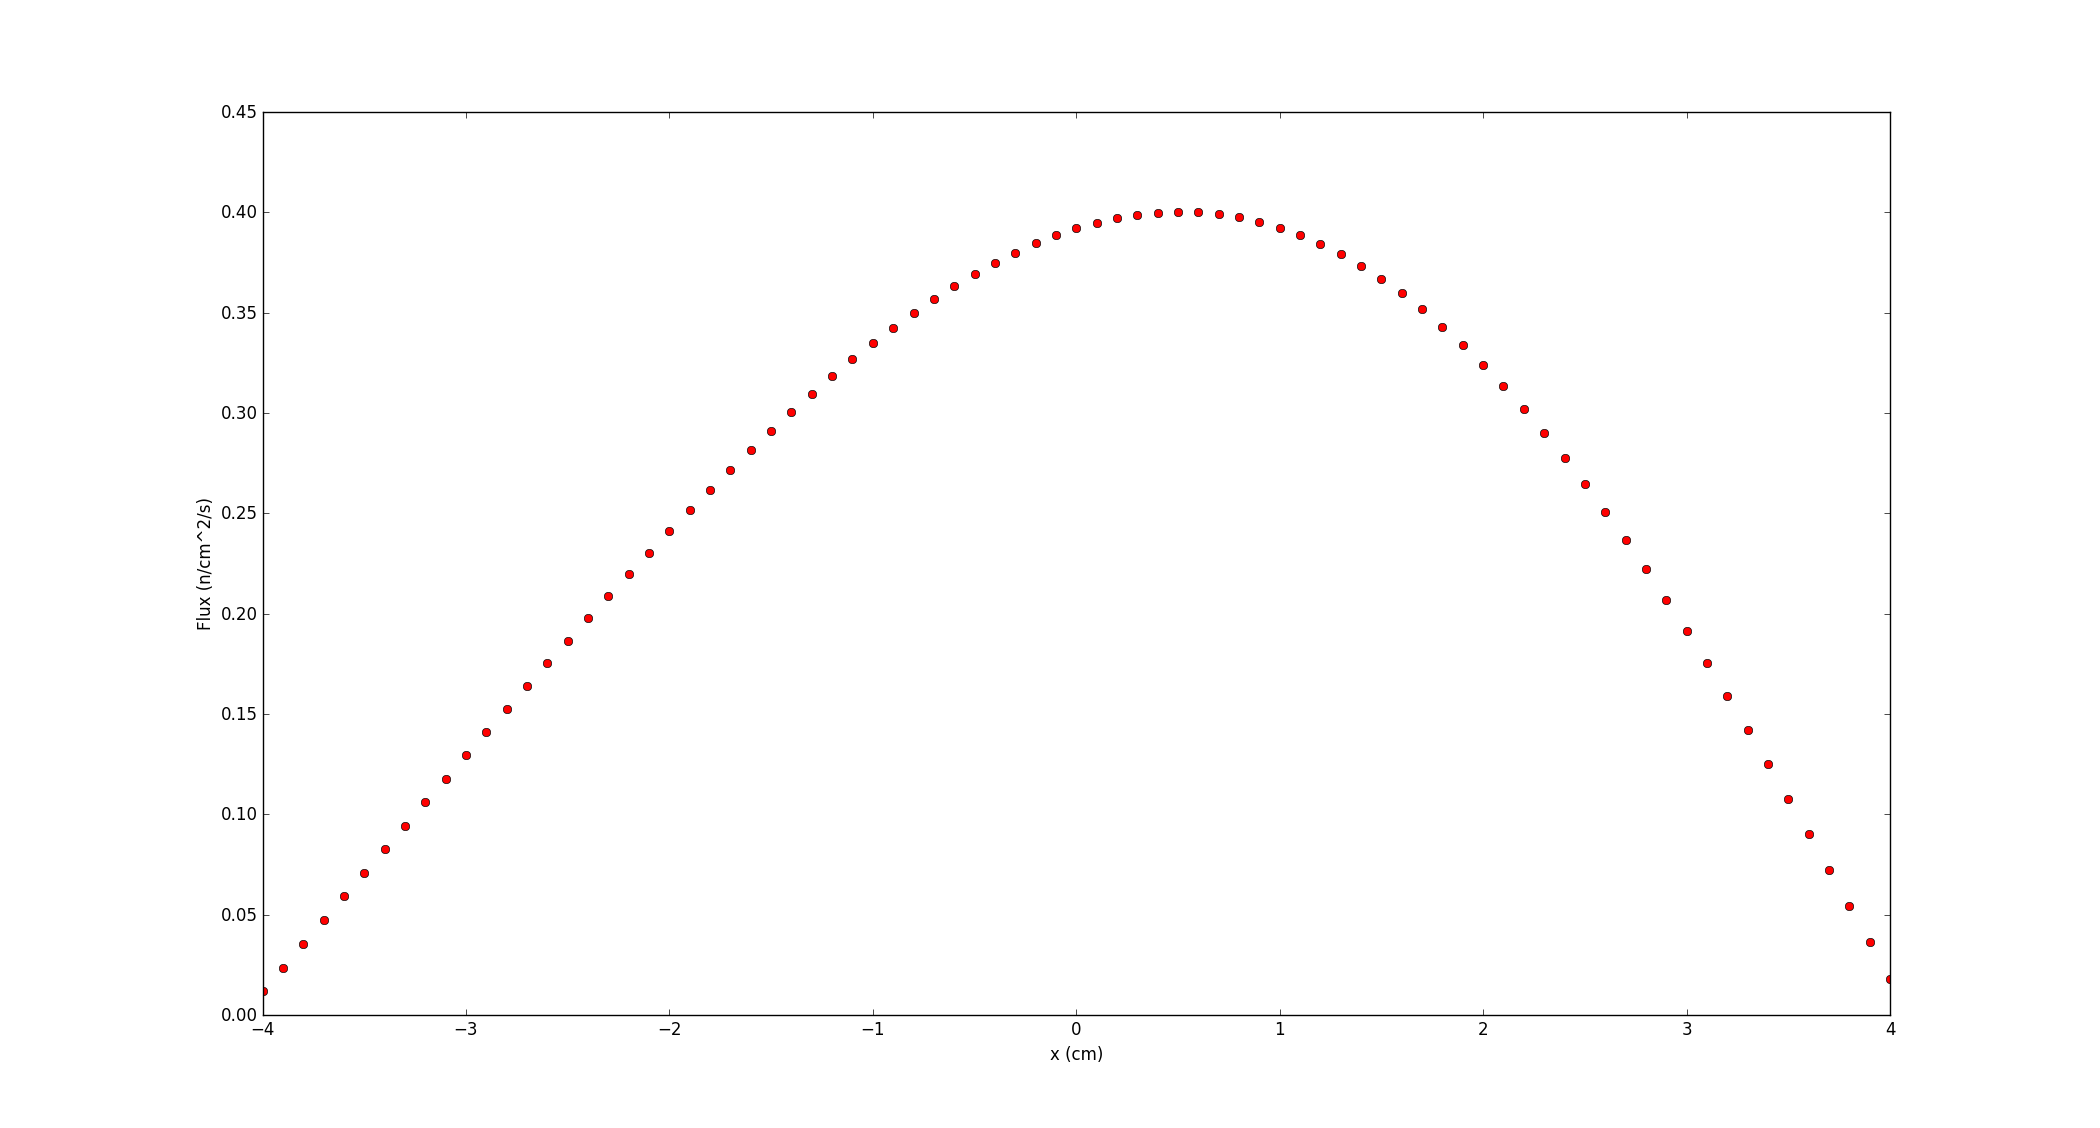

Here is the Python script that generated this plot:
import numpy as np
import matplotlib.pyplot as pp
from math import *

D = 1
siga = 0.7
sigf = 0.6
h = 0.1
a = 4
n = 2*a/h+1
flux_err = 1
n = int(2*a/h + 1)
err_f = 1e-4

def GaussSeidel(A,b):
    n = len(b)
    L = np.zeros((n,n))
    U = np.zeros((n,n))
    for i in range(0,n):
        L[i][0:i+1] = A[i][0:i+1]
        U[i][i+1:n] = A[i][i+1:n]
    Linv  = np.linalg.inv(L)
    err   = 1
    x     = np.zeros((n,1))
    while (err > err_f):
        xprev = x
        x     = np.dot(Linv,b-np.dot(U,x))
        err   = np.linalg.norm((x-xprev)/x)
    return x 

x = np.linspace(-a,a,n)
#for i in range(0,n):
    #flux[i] = abs(cos(sqrt((sigf/k-siga)/D)*x[i]))
#flux[0][0] = 0
#flux[80][0] = 0

K1 = 2*D/pow(h,2) + siga
K2 = -D/pow(h,2)
A  = np.zeros((n,n))
A[0][0] = K1
A[0][1] = K2
A[n-1][n-2] = K2
A[n-1][n-1] = K1
for i in range(1,n-1):
    A[i][i-1] = K2
    A[i][i]   = K1
    A[i][i+1] = K2
v, fluxes = np.linalg.eig(A)
k = sigf/v[n-1]
temp = fluxes[:,n-1]
flux = np.zeros((n,1))
for i in range(0,n):
    flux[i] = temp[i]
flux /= np.linalg.norm(flux)
err_k = 1
Q = sigf*flux
numIt = 0

print '\n'
while (err_k > 1e-4):
    numIt += 1
    Q_prev  = Q
    k_prev  = k
    flux = GaussSeidel(A,Q_prev/k)
    Q = sigf*flux
    k *= np.sum(Q)/np.sum(Q_prev)
    print '\rIteration: ',numIt,', k = ',k,'        ',
    err_k = abs((k-k_prev)/k) 

print '\n'
print 'Number of iterations: ', numIt
print 'Final eigenvalue k: ', k

pp.plot(x,flux,'ro')
pp.xlabel('x (cm)')
pp.ylabel('Flux (n/cm^2/s)')
pp.show()
